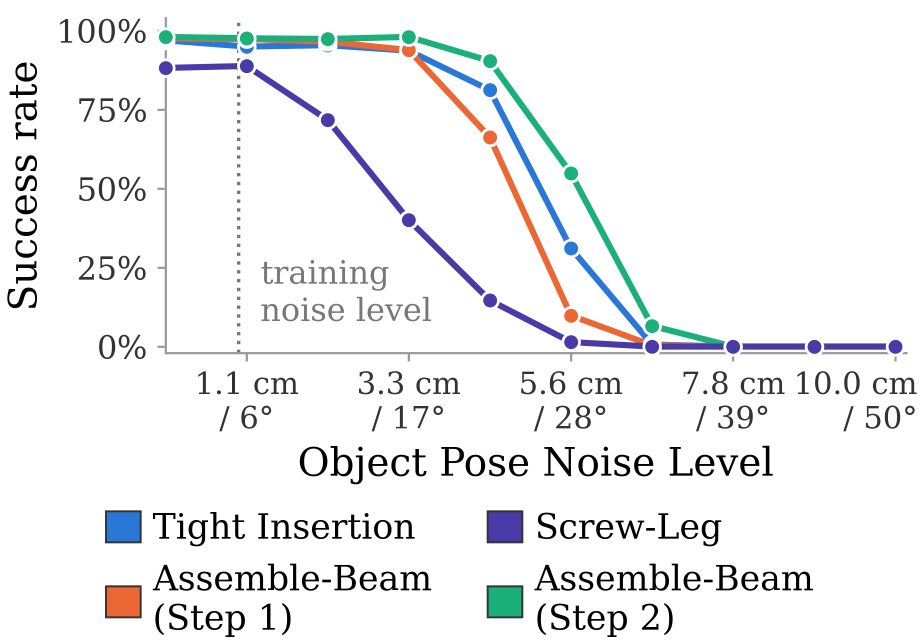
#> input picture plot_figures/rebuttal/final_plots/01_noise_sweep/noise_sweep_all_tasks.png, 2760 x 1932 px, found by its file name (shown at 1/3 size)
$ python make_final_figures.py
#> lines starting #> are read from the running program, lines starting #| are printed output that depends on the picture
#!/usr/bin/env python3
"""Draft the five rebuttal figures at their final on-page sizes.

CoRL allows a one-page rebuttal, so every figure is generated at exactly the
size it will occupy (see outputs/final/README.md for the layout). Drafting at
final size is the point: a chart that reads fine at 5 in is often illegible at
1.65 in, and that only shows up if you draw it small.

Real vs placeholder, as of this draft:

  fig1  pie = REAL (14 logged real-world failures). Sweep = REAL but SINGLE
        TASK (Screw-Leg): only screw_leg_ratio_sweep.json survived; the peg and
        beam sweeps need re-running to add series.
  fig2  frames = REAL (pulled from inputs/slowmo_multi_part.mp4).
        table = REAL (16/20, 12/20).
  fig3  dimension panels = REAL (measured off the actual assets).
        rollout tiles = PLACEHOLDER; the teachers are still training.
  fig4  REAL.
  fig5  REAL, and matched -- the solo arms were re-run at the co-trained eval's
        placement range so nothing needs an asterisk.

    python plot_figures/rebuttal/make_final_figures.py [--textwidth 5.5]
"""

from __future__ import annotations

import argparse
import json
from pathlib import Path

import matplotlib
matplotlib.use("Agg")
import matplotlib.pyplot as plt
import numpy as np
from matplotlib.patches import Rectangle

REPO = Path(__file__).resolve().parents[2]
OUT = REPO / "plot_figures/rebuttal/outputs/final"
DATA = REPO / "plot_figures/rebuttal/experiments/outputs"
FRAMES = REPO / "plot_figures/rebuttal/inputs/frames"
INPUTS = REPO / "plot_figures/rebuttal/inputs"

# CVD-validated categorical order.
C1, C2, C3, C4 = "#2a78d6", "#eb6834", "#1baf7a", "#4a3aa7"
INK, MUTED, GRID = "#333333", "#777777", "#d8dae0"
PLACEHOLDER_FC, PLACEHOLDER_EC = "#eef0f4", "#b9bec9"

# Small type is the whole game at these widths.
plt.rcParams.update({
    "font.size": 6.0, "axes.labelsize": 6.0, "axes.titlesize": 6.5,
    "xtick.labelsize": 5.8, "ytick.labelsize": 5.8, "legend.fontsize": 5.6,
    "axes.linewidth": 0.6, "xtick.major.width": 0.6, "ytick.major.width": 0.6,
    "xtick.major.size": 2.0, "ytick.major.size": 2.0,
    "figure.dpi": 400, "savefig.dpi": 400,
})


def rate(stem):
    r = json.load(open(DATA / f"{stem}.json"))["results"][0]
    return 100.0 * r["early_drop_filtered"]["retract_rate"]


def save(fig, name):
    for ext in ("png", "pdf"):
        fig.savefig(OUT / f"{name}.{ext}", facecolor="white",
                    bbox_inches="tight", pad_inches=0.012)
    plt.close(fig)
    print(f"  {name}")


def placeholder(ax, label):
    ax.add_patch(Rectangle((0, 0), 1, 1, transform=ax.transAxes,
                           fc=PLACEHOLDER_FC, ec=PLACEHOLDER_EC,
                           lw=0.7, ls=(0, (3, 2))))
    ax.text(0.5, 0.5, label, transform=ax.transAxes, ha="center", va="center",
            fontsize=5.2, color=MUTED, linespacing=1.35)
    ax.set_xticks([]); ax.set_yticks([])
    for s in ax.spines.values():
        s.set_visible(False)


# [5 lines left out: function bare, not called in this run]


# --------------------------------------------------------------- fig 1
def fig1(W):
    """Left: success vs object-pose noise. Right: real-world failure modes.

    The left panel currently EMBEDS the previously rendered four-task figure
    (outputs/noise_sweep_all_tasks.png) rather than replotting, because only
    screw_leg_ratio_sweep.json is still on disk -- the other three sweeps' JSONs
    went to a scratch location that has been cleared. Sweeps 856567/8/9 are
    re-running them; once those land, set SWEEP_JSONS below and this switches to
    a native replot at the right point size.

    Digitising the PNG was tried and rejected: validated against the Screw-Leg
    series (whose JSON we do have) it was wrong by up to 17.9 points, because
    the marker discs never separate from the connecting lines.
    """
#> called with W = 5.5
    SWEEP_JSONS = {"Tight Insertion": "peg_ratio_sweep",
                   "Assemble-beam Step 1": "beam1_ratio_sweep",
                   "Assemble-beam Step 2": "beam2_ratio_sweep",
                   "Screw-Leg": "screw_leg_ratio_sweep"}
    have_all = all((DATA / f"{v}.json").exists() for v in SWEEP_JSONS.values())

    fig, axes = plt.subplots(1, 2, figsize=(0.40 * W, 1.12),
                             gridspec_kw=dict(width_ratios=[1.42, 0.86],
                                              wspace=0.30))
    ax = axes[0]
    if have_all:
        for i, (label, stem) in enumerate(SWEEP_JSONS.items()):
            blob = json.load(open(DATA / f"{stem}.json"))
            xs = [float(r["name"].split("xyz")[1].split("m_")[0]) * 100
                  for r in blob["results"]]
            ys = [100.0 * r["early_drop_filtered"]["retract_rate"]
                  for r in blob["results"]]
            ax.plot(xs, ys, "-o", color=[C1, C2, C3, C4][i], lw=1.0, ms=1.8,
                    label=label)
        ax.axvline(1.0, color=MUTED, ls=":", lw=0.7)
        ax.set_xlabel("pose noise $\\sigma$ (cm)", labelpad=1.2)
        ax.set_ylabel("success (%)", labelpad=1.2)
        ax.set_ylim(-4, 104); ax.set_yticks([0, 50, 100])
        ax.legend(frameon=False, fontsize=3.9, handlelength=0.9,
                  handletextpad=0.4, borderpad=0.1, labelspacing=0.18)
        bare(ax)
    else:
        # stand-in: the existing render, cropped to drop its title
        src = REPO / "plot_figures/rebuttal/outputs/noise_sweep_all_tasks.png"
        im = plt.imread(src)
#> im is the input picture: shape (1932, 2760, 4) float32; mean R, G, B, A 0.94, 0.944, 0.948, 1
        h = im.shape[0]
#> h = 1932
        ax.imshow(im[int(0.055 * h):, :])
        ax.set_xticks([]); ax.set_yticks([])
        for sp in ax.spines.values():
            sp.set_visible(False)

    # REAL: 14 logged real-world failures.
    ax = axes[1]
    counts = [5, 4, 3, 2]
    labels = ["timeout", "drop in\ninsertion", "drop in\nreorient", "pose"]
    ax.pie(counts, colors=[C1, C2, C3, C4], startangle=90,
           radius=1.00, wedgeprops=dict(lw=0.5, edgecolor="white"),
           labels=labels, labeldistance=1.26,
           textprops=dict(fontsize=4.2, color=INK),
           autopct=lambda pc: f"{int(round(pc*14/100))}", pctdistance=0.60)
    for t in ax.texts:
        if t.get_text().isdigit():
            t.set_fontsize(4.9); t.set_color("white"); t.set_weight("bold")
    ax.set_aspect("equal")
    save(fig, "fig1_noise_and_failures")
#> the loop in save, `for ext in ("png", "pdf"):` made 2 passes
#> pass 1, in save, `fig.savefig(OUT / f"{name}.{ext}", facecolor="white", bbox_inches="tig..`:
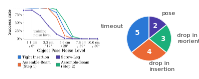
#> figure drawn by matplotlib, 2 panels


# --------------------------------------------------------------- fig 2
def fig2(W):
    """Two frames SIDE BY SIDE over a compact two-column table.

    Side by side beats stacked here. Stacking forced a ~2.9:1 letterbox crop to
    fill 2.09 in of width within the height each frame could have; side by side
    gives each frame half the width, so a near-square crop keeps the hand, both
    beams and the fixture in shot. It also reads left-to-right as a sequence,
    which stacked did not.

    Table is two columns under a "success rate" header. Percentages were dropped
    as redundant -- 16/20 and 12/20 already carry the rate, and at 5.6 pt a
    second numeric column is the difference between legible and not.
    """
#> called with W = 5.5
    # Height is DERIVED, not chosen. Each frame occupies half the panel width;
    # with a known crop aspect that fixes the image row's height exactly, so the
    # figure is only as tall as (images + table). Guessing it left a dead band
    # between the two, because imshow centres the image in a too-tall axes.
    panel_w = 0.38 * W
    crop_ar = (0.78 - 0.02) / (0.90 - 0.24)          # crop w/h, ~1.15
    img_h = (panel_w / 2) / crop_ar
    table_h = 0.34
    fig = plt.figure(figsize=(panel_w, img_h + table_h))
    gs = fig.add_gridspec(2, 2, height_ratios=[img_h, table_h],
                          hspace=0.04, wspace=0.04)
    frames = sorted(FRAMES.glob("f_*.png"), key=lambda p: float(p.stem[2:]))
    # Asymmetric crops: step 1's subject sits left of frame and step 2's right,
    # so trimming the far side of each squares them up and removes dead table.
    picks = [(frames[1] if len(frames) > 1 else None, "step 1", (0.02, 0.78)),
             (frames[2] if len(frames) > 2 else None, "step 2", (0.24, 1.00))]
    for i, (src, phase, (xa, xb)) in enumerate(picks):
        ax = fig.add_subplot(gs[0, i])
        if src is not None:
            im = plt.imread(src)
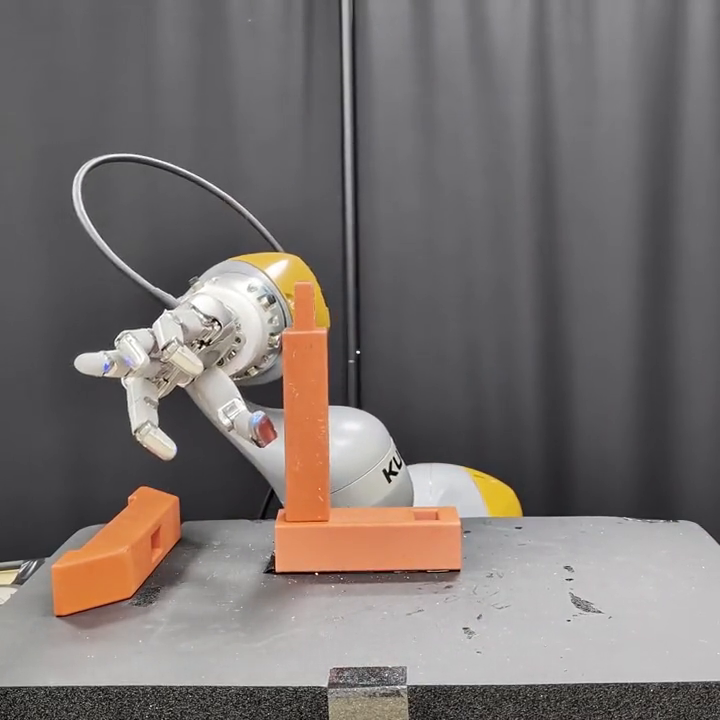
#> input picture plot_figures/rebuttal/inputs/frames/f_6.5.png, 720 x 720 px
#> im is the input picture: shape (720, 720, 3) float32; mean R, G, B 0.469, 0.442, 0.433
            h, w = im.shape[:2]
#> h = 720; w = 720
            ax.imshow(im[int(0.24 * h):int(0.90 * h), int(xa * w):int(xb * w)])
        else:
            placeholder(ax, "frame")
        ax.set_xticks([]); ax.set_yticks([])
        for sp in ax.spines.values():
            sp.set_visible(False)
        ax.text(0.04, 0.94, phase, transform=ax.transAxes, va="top", ha="left",
                fontsize=5.2, color="white",
                bbox=dict(fc="black", alpha=0.5, pad=1.0, lw=0))

    ax = fig.add_subplot(gs[1, :]); ax.axis("off")
    t = ax.table(cellText=[["Step 1", "16 / 20"],
                           ["Step 1 + 2", "12 / 20"]],
                 colLabels=["", "success rate"],
                 cellLoc="center", loc="center", colWidths=[0.50, 0.50])
    t.auto_set_font_size(False); t.set_fontsize(5.6); t.scale(1, 1.10)
    for (r, c), cell in t.get_celld().items():
        cell.set_linewidth(0.4); cell.set_edgecolor(GRID)
        if r == 0:
            cell.set_text_props(color=MUTED)
        if r == 2 and c == 1:
            cell.set_text_props(weight="bold", color=C2)
    save(fig, "fig2_end_to_end")
#> the loop in save (call 2), `for ext in ("png", "pdf"):` made 2 passes
#> pass 1, in save (call 2), `fig.savefig(OUT / f"{name}.{ext}", facecolor="white", bbox_inches="tig..`:
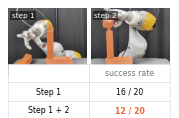
#> figure drawn by matplotlib, 2 panels


# [28 lines left out: functions _silhouette, _dim, not called in this run]


def _load_obj(which):
    import trimesh
    if which == "plug":
        sc = trimesh.load(REPO / "assets/urdf/plug_fork/plug/plug_visual.glb")
        return trimesh.util.concatenate(list(sc.geometry.values()))
    m = trimesh.load(REPO / "assets/urdf/plug_fork/fork/fork_visual_oriented.obj",
                     process=False)
    import trimesh as _t
    if isinstance(m, _t.Scene):
        m = _t.util.concatenate(list(m.geometry.values()))
    return m


def dimension_panel(ax):
    """Both objects in ONE panel, drawn TO THE SAME SCALE.

    Separate tiles were worse in two ways: the fork is 7:1 so its tile was
    mostly white, and separate panels cannot show RELATIVE size, which is the
    entire content of "naturally sized". At one scale a 42 mm plug against a
    198 mm fork makes the point without a caption.

    The plug is projected on (X, Z), NOT (Y, Z): its blades are separated along
    X, so a (Y, Z) view collapses them into one shape and hides that this is a
    two-feature insertion.

    Everything is placed in explicit mm bands so labels cannot collide -- the
    first version let matplotlib place them and "198 mm", "1.5 blades" and
    "Apple 20 W" all landed on top of each other.
    """
    ax.set_aspect("equal"); ax.set_xticks([]); ax.set_yticks([])
    for sp in ax.spines.values():
        sp.set_visible(False)

    fork, plug = _load_obj("fork"), _load_obj("plug")
    fe, pe = fork.bounds * 1000, plug.bounds * 1000
    fl = fe[1][0] - fe[0][0]
    fw = fe[1][1] - fe[0][1]
    pw = pe[1][0] - pe[0][0]
    ph = pe[1][2] - pe[0][2]

    FORK_Y = 78.0                      # bands, in mm, chosen so nothing overlaps
    _silhouette(ax, fork, (0, 1), "#b9bec9", dx=-fe[0][0], dy=FORK_Y - fe[0][1])
    _silhouette(ax, plug, (0, 2), "#b9bec9", dx=-pe[0][0], dy=-pe[0][2])

    # fork: label above, dimension below
    ax.text(0, FORK_Y + fw + 6, f"YCB fork (unmodified)   {fl:.0f} mm",
            fontsize=4.4, color=MUTED, va="bottom")
    _dim(ax, (0, FORK_Y - 12), (fl, FORK_Y - 12), "")
    # plug: dimension below, name + callout to the right
    _dim(ax, (0, -12), (pw, -12), f"{pw:.1f}")
    ax.text(pw + 8, ph * 0.72, "Apple 20 W adapter", fontsize=4.4, color=MUTED,
            va="center")
    ax.text(pw + 8, ph * 0.16, "1.5 mm blades", fontsize=4.3, color=C2, va="center")
    ax.plot([pw * 0.55, pw + 6], [-1, ph * 0.16], color=C2, lw=0.45)

    ax.set_xlim(-10, fl + 14)
    ax.set_ylim(-26, FORK_Y + fw + 20)


# --------------------------------------------------------------- fig 3
def fig3(W):
    """One to-scale dimension panel + a 2x2 grid of rollouts.

    Dimensions sit on the LEFT so scale is established before the rollouts: the
    objection is that the parts are enlarged, not that the policy fails.
    """
    fig = plt.figure(figsize=(0.62 * W, 1.30))
    gs = fig.add_gridspec(2, 3, width_ratios=[1.30, 1.0, 1.0],
                          hspace=0.06, wspace=0.04)
    ax = fig.add_subplot(gs[:, 0])
    dimension_panel(ax)
#> (the call stopped at in _load_obj, `m = trimesh.load(REPO / "assets/urdf/plug_fork/fork/fork_visual_orient..`: trimesh is not available in this run)

    spec = [("plug", INPUTS / "plug_socket_placeholder"),
            ("fork", INPUTS / "fork_rack_placeholder")]
    for r, (key, roll_dir) in enumerate(spec):
        rolls = sorted(roll_dir.glob("rollout_img*.png"))
        for c in (1, 2):
            ax = fig.add_subplot(gs[r, c])
            idx = c - 1
            if idx < len(rolls):
                rim = plt.imread(rolls[idx])
                rh, rw = rim.shape[:2]
                ax.imshow(rim[int(0.20 * rh):int(0.86 * rh),
                              int(0.06 * rw):int(0.94 * rw)])
            else:
                placeholder(ax, f"{key}\nrollout {c}")
            ax.set_xticks([]); ax.set_yticks([])
            for sp in ax.spines.values():
                sp.set_visible(False)
            if r == 0 and c == 1:
                ax.set_title("plug into socket", fontsize=4.9, color=MUTED, pad=1.4,
                             loc="left")
            if r == 1 and c == 1:
                ax.text(0.02, 0.04, "fork into holder", transform=ax.transAxes,
                        fontsize=4.6, color="white",
                        bbox=dict(fc="black", alpha=0.45, pad=0.8, lw=0))
    save(fig, "fig3_novel_geometries")
#> the loop in save (call 3), `for ext in ("png", "pdf"):` made 2 passes
#> pass 1, in save (call 3), `fig.savefig(OUT / f"{name}.{ext}", facecolor="white", bbox_inches="tig..`:
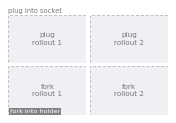
#> figure drawn by matplotlib, 4 panels


# --------------------------------------------------------------- fig 4 / 5
# [88 lines left out: functions grouped, layout_preview, not called in this run]


def main():
    ap = argparse.ArgumentParser()
    ap.add_argument("--textwidth", type=float, default=5.5)
    args = ap.parse_args()
    W = args.textwidth
    OUT.mkdir(parents=True, exist_ok=True)
    print(f"drafting at textwidth {W} in ->")
    fig1(W)
    fig2(W)
    fig3(W)
    grouped(W, "fig4_unbolted_fixture", 0.30, None, "bolted", "free",
            ([rate("beam1_bolted"), rate("beam2mass_bolted_690g")],
             # Step 2's free-fixture bar is the BALLASTED fixture (1.5 kg, COM
             # lowered to 20 mm), not the as-authored 0.69 kg one, which scores
             # 49.8%. Step 2's receptacle is a tall plate (COM 59 mm) that tips
             # on contact; Step 1's is squat (19 mm) and barely moves. Ballasting
             # is the fix and the caption must say the fixture was modified.
             [rate("beam1_unbolted"), rate("beam2mass_unbolted_1502g_lowcom")]))
    grouped(W, "fig5_unified_policy", 0.30, None, "single-task", "co-trained",
            ([rate("solo_unclamped_step1_part2"), rate("solo_unclamped_step2_part0")],
             [rate("cotrained_beam_step1_part2"), rate("cotrained_beam_step2_part0")]))
    layout_preview(W)


if __name__ == "__main__":
#> (the run stopped early here; a loop or call above may not have finished)
